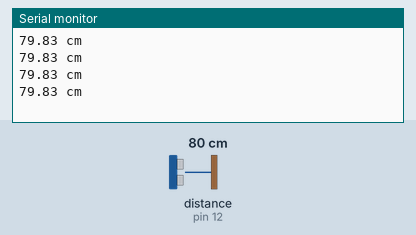
This sketch was run on a simulated Arduino Uno, built with avr-gcc and run on an emulated ATmega328P. Parts: the last lines printed to the serial monitor. Wiring (inferred from the names in the program): ultrasonic range finder: trigger pin 13; echo pin 12. Inputs (shaded band) come from the test bench; at power-on: distance to the obstacle (sensor on pin 12) 80 cm. The echo pulse lasts 58.3 µs per cm.

Above: at 1.2 s.
1.3 s: distance to the obstacle (sensor on pin 12) set to 2 cm
At 1.73 s:
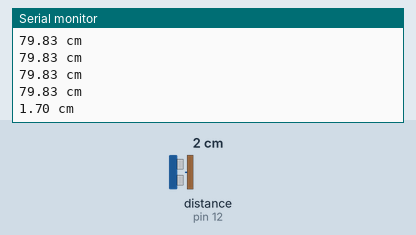
2.8 s: distance to the obstacle (sensor on pin 12) set to 4 cm
At 2.94 s:
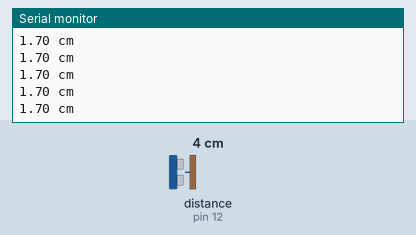
Timing chart, 0 to 5.8 s (numbered marks = the images above; inputs shaded):
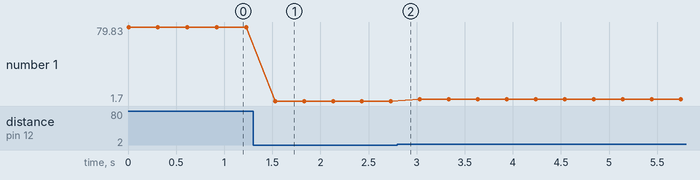

The sketch:

Ultrasound.ino
```cpp
#define trigPin 13
#define echoPin 12
void setup() {
  Serial.begin (9600);
  pinMode(trigPin, OUTPUT);
  pinMode(echoPin, INPUT);
}
void loop() {
  double duration, distance;
  digitalWrite(trigPin, LOW); // Added this line
  delayMicroseconds(2); // Added this line
  digitalWrite(trigPin, HIGH);
  delayMicroseconds(10); // Added this line
  digitalWrite(trigPin, LOW);
  duration = pulseIn(echoPin, HIGH);
  distance = (duration/2) / 29.1;
  Serial.print(distance);
  Serial.println(" cm");
  delay(300);
}
```

Measured:
- after the input at 1.3 s, the serial monitor: prints a new line after 0.23 s (image 1)
- plotted number 1: 79.83 → 1.7 after the input at 1.3 s, 1.7 → 3.69 after the input at 2.8 s
